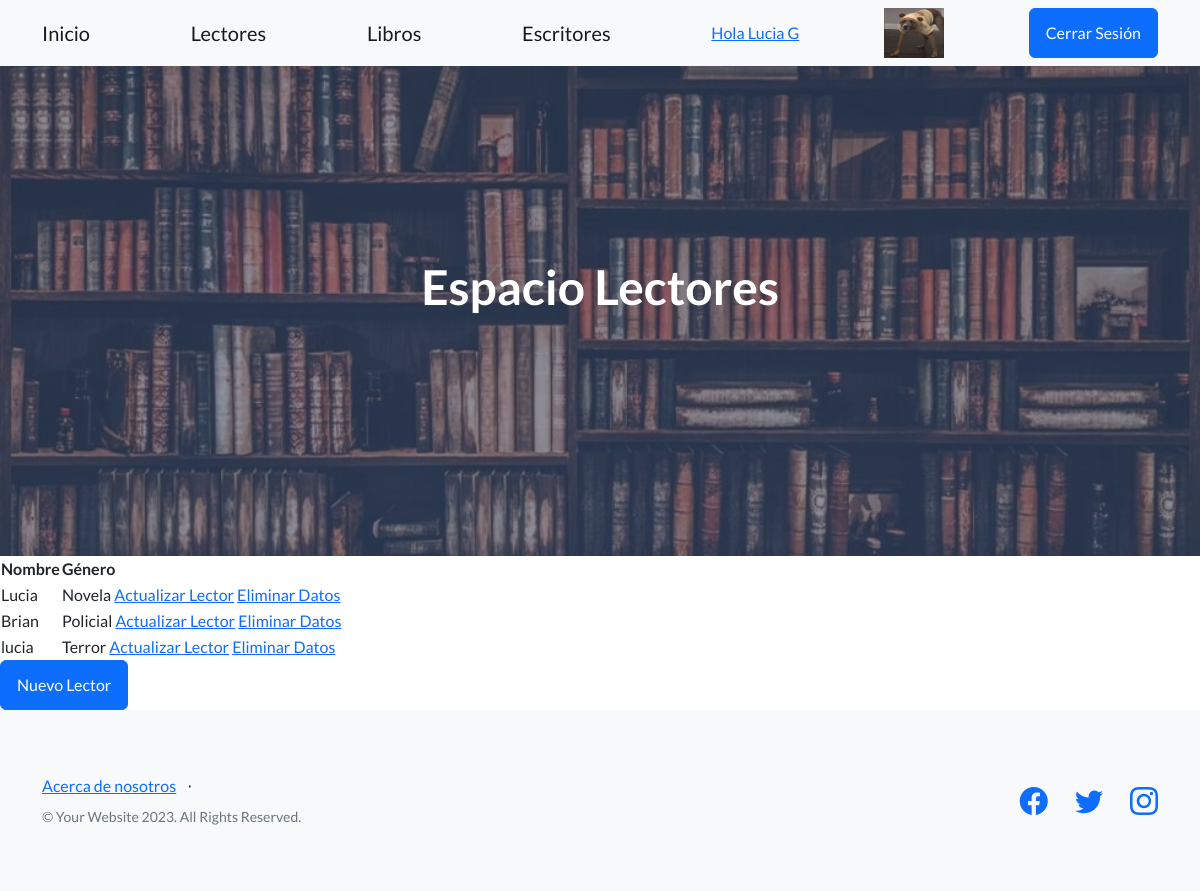
Screenshot of /AppLectores/ver_lector (signed in) with the database file from the repository.
### AppLectores/models.py (models this page shows, shortened)
class avatar(models.Model):
    usuario = models.ForeignKey(User, on_delete= models.CASCADE)
    imagen = models.ImageField(upload_to="avatares", null = True, blank= True)

class Lector(models.Model):
    nombre = models.CharField(max_length=100)
    edad = models.IntegerField()
    genero = models.CharField(max_length=50)
    preferencias_genero_literario = models.CharField(max_length=100)

### AppLectores/views.py (the view)
# urls.py: path("ver_lector", ver_lector, name="Lector"),
def ver_lector(request):
    todos_lector = Lector.objects.all()
    return render(request, "lector/ver_lector.html",{"total": todos_lector})

### AppLectores/templates/lector/ver_lector.html
{% extends "padre.html" %}
{% block titulo %}
<h1 class="mb-5">Espacio Lectores</h1>
{% endblock %}
{% block parrafo %}
<table>
   <thead>
      <tr>
         <th>Nombre</th>
         <th>Género</th>
      </tr>
   </thead>
   <tbody>
      {% for valor in total %}
      <tr>
         <td>{{ valor.nombre }}</td>
         <td>{{ valor.genero}}
         {% if user.is_authenticated %}
         <a href="{% url 'Editar Lector' valor.id %}">Actualizar Lector</a>
         <a href="{% url 'Eliminar Lector' valor.id %}">Eliminar Datos</a>
         {% endif %}
         </td>
      </tr>
      {% endfor %}
   </tbody>
</table>
<a class="btn btn-primary" href="{% url 'Crear Lector' %}"> Nuevo Lector</a>
{% endblock %}

### AppLectores/templates/padre.html (shortened to what this page needs)
<!DOCTYPE html>
<html lang="en">
    <head>
        {% load static %}
        <link href="https://cdn.jsdelivr.net/npm/bootstrap-icons@1.5.0/font/bootstrap-icons.css" rel="stylesheet" type="text/css" />
        <link href="{% static 'css/styles.css' %}" rel="stylesheet" />
    </head>
    <body>
        <nav class="navbar navbar-light bg-light static-top">
            <div class="container">
                <a class="navbar-brand" href="{% url 'home' %}">Inicio</a>
                <a class="navbar-brand" href="{% url 'Lector' %}">Lectores</a>
                <a class="navbar-brand" href="{% url 'Libro' %}">Libros</a>
                <a class="navbar-brand" href="{% url 'Escritor' %}">Escritores</a>
                {% if user.is_authenticated %}
                <a href="{% url 'Editar' %} "> Hola {{user.first_name}} </a>
                <img src="{{user.avatar_set.last.imagen.url}}" width="60px" height="50px" alt="La imagen no cargó correctamente">
                <a class="btn btn-primary" href="{% url 'Cierre' %}">Cerrar Sesión</a>
                {% else %}
                <a class="btn btn-primary" href="{% url 'Login' %}">Iniciar Sesión</a>
                <a class="btn btn-primary" href="{% url 'Registro' %}">Registrarse</a>
                {% endif %}
            </div>
        </nav>
        <header class="masthead">
            <div class="container position-relative">
                <div class="row justify-content-center">
                    <div class="col-xl-6">
                        <div class="text-center text-white">
                            {% block titulo %}
                            {% endblock %}
                                </div>
                        </div>
                    </div>
                </div>
        </header>
        {% block parrafo %}
        {% endblock %}
        <footer class="footer bg-light">
            <div class="container">
                <div class="row">
                    <div class="col-lg-6 h-100 text-center text-lg-start my-auto">
                        <ul class="list-inline mb-2">
                            <li class="list-inline-item"><a href="{% url 'about' %}">Acerca de nosotros</a></li>
                            <li class="list-inline-item">⋅</li>
                        </ul>
                        <p class="text-muted small mb-4 mb-lg-0">&copy; Your Website 2023. All Rights Reserved.</p>
                    </div>
                    <div class="col-lg-6 h-100 text-center text-lg-end my-auto">
                        <ul class="list-inline mb-0">
                            <li class="list-inline-item me-4">
                                <a href="https://www.facebook.com" target="_blank"><i class="bi-facebook fs-3"></i></a>
                            </li>
                            <li class="list-inline-item me-4">
                                <a href="https://twitter.com" target="_blank"><i class="bi-twitter fs-3"></i></a>
    </li>
                            <li class="list-inline-item">
                                <a href="https://www.instagram.com" target="_blank"><i class="bi-instagram fs-3"></i></a>
                            </li>
                        </ul>
                    </div>
                </div>
            </div>
        </footer>
    </body>
</html>

### rows the page displays
Lector: nombre "Lucia", genero "Novela"
Lector: nombre "Brian", genero "Policial"
Lector: nombre "lucia", genero "Terror"

### other values shown
{{ user.first_name }} "Lucia G"
